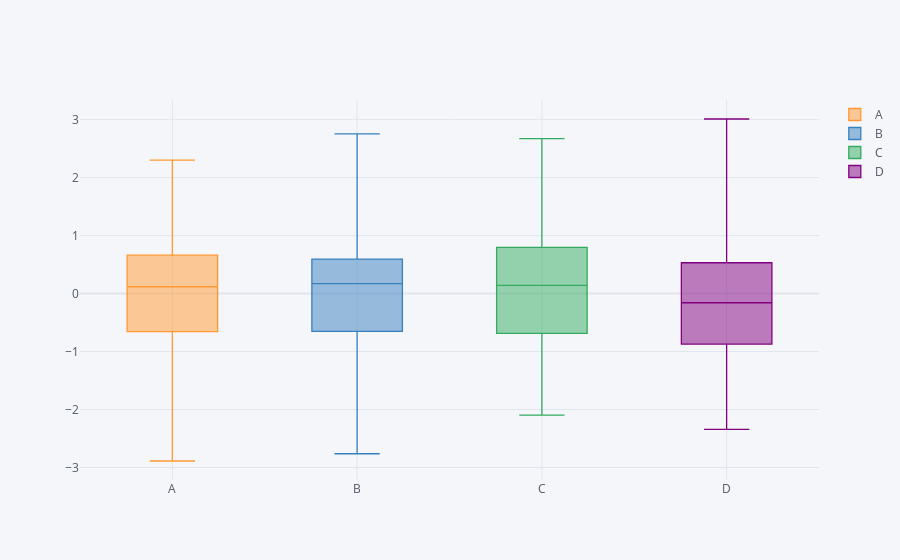

Notebook code for this chart:
### Markdown cell above
# Box Plot

### Code cell
df.iplot(kind='box')
